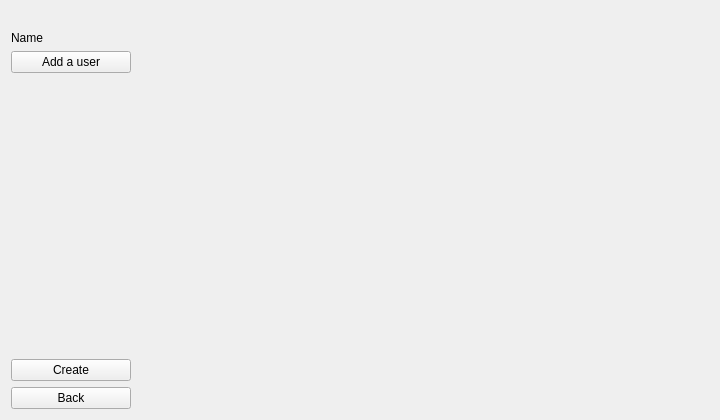
<?xml version="1.0" encoding="UTF-8"?>
<ui version="4.0">
 <class>RoomCreationPage</class>
 <widget class="QWidget" name="RoomCreationPage">
  <property name="geometry">
   <rect>
    <x>0</x>
    <y>0</y>
    <width>720</width>
    <height>420</height>
   </rect>
  </property>
  <property name="windowTitle">
   <string>Form</string>
  </property>
  <property name="styleSheet">
   <string notr="true">QListWidget {
	border: none;
	background-color: transparent;
	font: 14px &quot;&quot;;
	outline: 0;
	margin: 8px 20px;
}

QListWidget::item {
	padding: 8px 20px;
}

QListWidget::item:selected {
	padding: 8px 20px;
	background-color: transparent;
}

</string>
  </property>
  <layout class="QGridLayout" name="gridLayout_2">
   <item row="0" column="0">
    <widget class="QLabel" name="errorLabel">
     <property name="styleSheet">
      <string notr="true">color: red;</string>
     </property>
     <property name="text">
      <string/>
     </property>
    </widget>
   </item>
   <item row="1" column="0">
    <layout class="QGridLayout" name="gridLayout">
     <item row="1" column="0">
      <widget class="QPushButton" name="addButton">
       <property name="text">
        <string>Add a user</string>
       </property>
      </widget>
     </item>
     <item row="2" column="2">
      <spacer name="horizontalSpacer">
       <property name="orientation">
        <enum>Qt::Horizontal</enum>
       </property>
       <property name="sizeType">
        <enum>QSizePolicy::MinimumExpanding</enum>
       </property>
       <property name="sizeHint" stdset="0">
        <size>
         <width>40</width>
         <height>20</height>
        </size>
       </property>
      </spacer>
     </item>
     <item row="0" column="0">
      <widget class="QLabel" name="label_4">
       <property name="text">
        <string>Name </string>
       </property>
       <property name="alignment">
        <set>Qt::AlignLeading|Qt::AlignLeft|Qt::AlignVCenter</set>
       </property>
      </widget>
     </item>
     <item row="2" column="1">
      <widget class="QListWidget" name="members">
       <property name="enabled">
        <bool>true</bool>
       </property>
       <property name="styleSheet">
        <string notr="true"/>
       </property>
      </widget>
     </item>
     <item row="3" column="0">
      <widget class="QPushButton" name="createButton">
       <property name="minimumSize">
        <size>
         <width>120</width>
         <height>0</height>
        </size>
       </property>
       <property name="text">
        <string>Create</string>
       </property>
      </widget>
     </item>
     <item row="4" column="0">
      <widget class="QPushButton" name="backButton">
       <property name="text">
        <string>Back</string>
       </property>
      </widget>
     </item>
     <item row="1" column="1">
      <widget class="MCLineEdit" name="username" native="true">
       <property name="minimumSize">
        <size>
         <width>0</width>
         <height>0</height>
        </size>
       </property>
       <property name="styleSheet">
        <string notr="true"/>
       </property>
       <property name="placeholderText" stdset="0">
        <string notr="true">Enter the username</string>
       </property>
      </widget>
     </item>
     <item row="0" column="1">
      <widget class="MCLineEdit" name="name" native="true">
       <property name="minimumSize">
        <size>
         <width>0</width>
         <height>0</height>
        </size>
       </property>
       <property name="styleSheet">
        <string notr="true"/>
       </property>
       <property name="placeholderText" stdset="0">
        <string notr="true">Enter the username</string>
       </property>
      </widget>
     </item>
    </layout>
   </item>
  </layout>
 </widget>
 <customwidgets>
  <customwidget>
   <class>MCLineEdit</class>
   <extends>QWidget</extends>
   <header location="global">../MCLineEdit/MCLineEdit.hpp</header>
  </customwidget>
 </customwidgets>
 <resources/>
 <connections/>
</ui>
